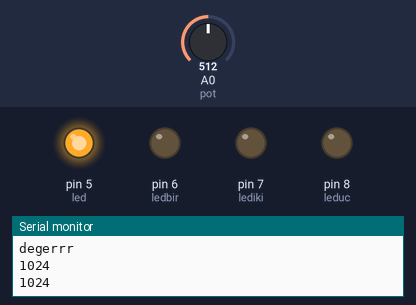
The sketch below on a simulated Arduino Uno, built with avr-gcc and run on an emulated ATmega328P. On the bench: output pins drawn as LEDs (lit = HIGH), the last lines printed to the serial monitor. Inputs (shaded band) come from the test bench; at power-on: A0 (pot) = 512.

Above: at 8.9 s.
9.0 s: A0 (pot) set to 122
At 13.1 s:
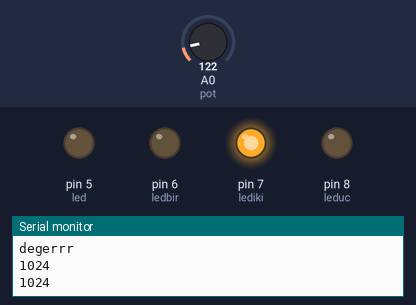
17.1 s: A0 (pot) set to 0
At 19.0 s:
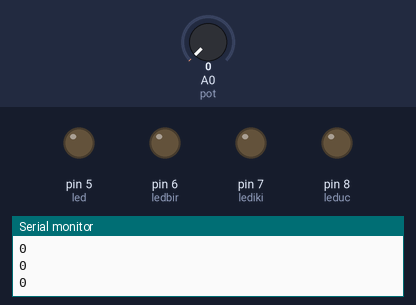
25.2 s: A0 (pot) set to 306
At 26.9 s:
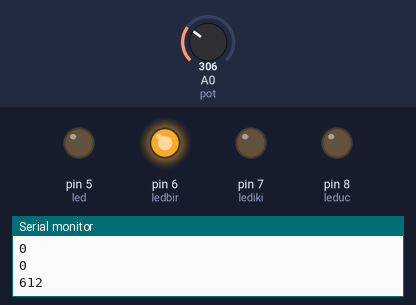
Timing chart, 0 to 39.3 s (numbered marks = the images above; inputs shaded):
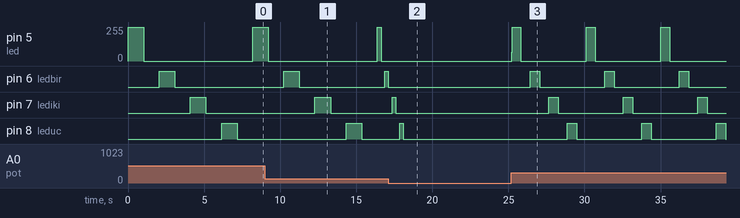

The sketch:

Pot_ile_karasimsek.ino
```cpp
#define pot A0
#define led 5
#define ledbir 6
#define lediki 7
#define leduc 8
int deger = 0;

void setup() {
pinMode(led , OUTPUT);
pinMode(ledbir, OUTPUT);
pinMode(lediki, OUTPUT);
pinMode(leduc, OUTPUT);
Serial.begin(9600);
Serial.println("degerrr");

}

void loop() {

deger= analogRead(pot)*2;

Serial.println(deger);

digitalWrite(led,HIGH);
delay(deger);
digitalWrite(led,LOW);
delay(deger);
digitalWrite(ledbir,HIGH);
delay(deger);
digitalWrite(ledbir,LOW);
delay(deger);
digitalWrite(lediki,HIGH);
delay(deger);
digitalWrite(lediki,LOW);
delay(deger);
digitalWrite(leduc,HIGH);
delay(deger);
digitalWrite(leduc,LOW);
delay(deger);

}
```

Measured:
- after the input at 17.1 s, pin 5 (led): stops changing and stays 0/255; pin 6 (ledbir): goes on until 17.1 s, then stays LOW; pin 7 (lediki): goes on until 17.6 s, then stays LOW; pin 8 (leduc): goes on until 18.1 s, then stays LOW
- after the input at 25.2 s, pin 5 (led): alternates 255/255 for 0.61 s and 0/255 for 4.3 s, starting at once; pin 6 (ledbir): alternates HIGH for 0.61 s and LOW for 4.3 s, starting after 1.2 s
